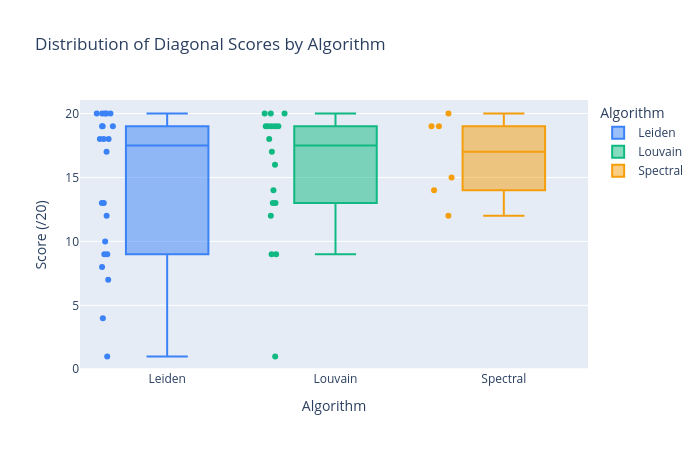

Notebook code for this chart:
### Code cell
fig_box = px.box(
    df_detail,
    x='Algorithm',
    y='Score (/20)',
    color='Algorithm',
    color_discrete_sequence=['#3B82F6', '#10B981', '#F59E0B'],
    points='all',
    title='Distribution of Diagonal Scores by Algorithm',
    width=700, height=450
)
fig_box.show()

### Figure 1 — Plotly figure (JSON) as saved in the notebook; plotly's stock layout.template omitted (floating-point values rounded to 4 significant figures)
{"data": [{"alignmentgroup": "True", "boxpoints": "all", "hovertemplate": "Algorithm=%{x}<br>Score (/20)=%{y}<extra></extra>", "legendgroup": "Leiden", "marker": {"color": "#3B82F6"}, "name": "Leiden", "notched": false, "offsetgroup": "Leiden", "orientation": "v", "showlegend": true, "type": "box", "x": ["Leiden", "Leiden", "Leiden", "Leiden", "Leiden", "Leiden", "Leiden", "Leiden", "Leiden", "Leiden", "Leiden", "Leiden", "Leiden", "Leiden", "Leiden", "Leiden", "Leiden", "Leiden", "Leiden", "Leiden", "Leiden", "Leiden"], "x0": " ", "xaxis": "x", "y": [17, 9, 13, 10, 20, 20, 20, 20, 12, 20, 9, 18, 19, 13, 8, 7, 18, 19, 18, 4, 19, 1], "y0": " ", "yaxis": "y"}, {"alignmentgroup": "True", "boxpoints": "all", "hovertemplate": "Algorithm=%{x}<br>Score (/20)=%{y}<extra></extra>", "legendgroup": "Louvain", "marker": {"color": "#10B981"}, "name": "Louvain", "notched": false, "offsetgroup": "Louvain", "orientation": "v", "showlegend": true, "type": "box", "x": ["Louvain", "Louvain", "Louvain", "Louvain", "Louvain", "Louvain", "Louvain", "Louvain", "Louvain", "Louvain", "Louvain", "Louvain", "Louvain", "Louvain", "Louvain", "Louvain", "Louvain", "Louvain"], "x0": " ", "xaxis": "x", "y": [20, 13, 20, 20, 19, 19, 18, 12, 14, 9, 17, 19, 19, 13, 1, 19, 16, 9], "y0": " ", "yaxis": "y"}, {"alignmentgroup": "True", "boxpoints": "all", "hovertemplate": "Algorithm=%{x}<br>Score (/20)=%{y}<extra></extra>", "legendgroup": "Spectral", "marker": {"color": "#F59E0B"}, "name": "Spectral", "notched": false, "offsetgroup": "Spectral", "orientation": "v", "showlegend": true, "type": "box", "x": ["Spectral", "Spectral", "Spectral", "Spectral", "Spectral", "Spectral"], "x0": " ", "xaxis": "x", "y": [19, 15, 12, 19, 14, 20], "y0": " ", "yaxis": "y"}], "layout": {"boxmode": "overlay", "height": 450, "legend": {"title": {"text": "Algorithm"}, "tracegroupgap": 0}, "title": {"text": "Distribution of Diagonal Scores by Algorithm"}, "width": 700, "xaxis": {"anchor": "y", "categoryarray": ["Leiden", "Louvain", "Spectral"], "categoryorder": "array", "domain": [0, 1], "title": {"text": "Algorithm"}}, "yaxis": {"anchor": "x", "domain": [0, 1], "title": {"text": "Score (/20)"}}}}
